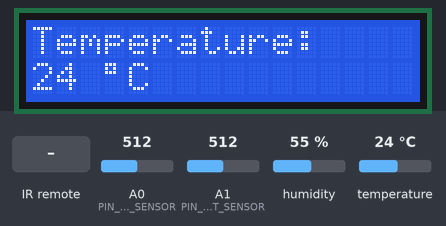
Bench run of a sketch on a simulated Arduino Uno, built for the host (arithmetic inside an expression is 32-bit, double 64-bit). Shown: 16×2 character LCD. The inputs (shaded band) are chosen by the test bench; at power-on: A0 (PIN_WATER_SENSOR) = 512, A1 (PIN_LIGHT_SENSOR) = 512, humidity 55 %, temperature 24 °C. What the sketch prints to the serial monitor is not drawn.

Above: at 2.7 s.
2.8 s: infrared code 0x3D9AE3F7 received
At 3.5 s:
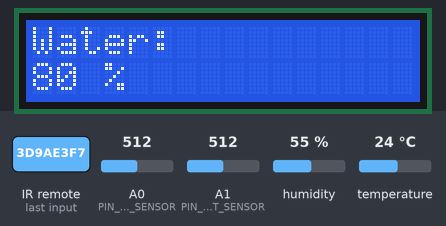
4.3 s: A0 (PIN_WATER_SENSOR) set to 30
At 4.31 s:
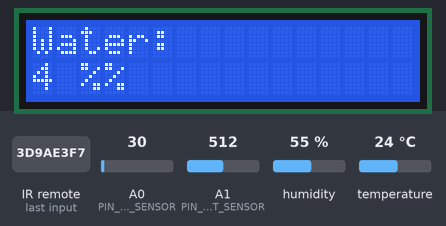
5.8 s: infrared code 0x6182021B received
At 6.2 s:
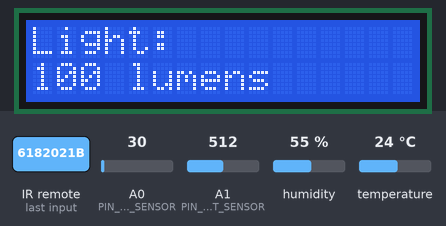
7.3 s: A1 (PIN_LIGHT_SENSOR) set to 306
At 7.31 s:
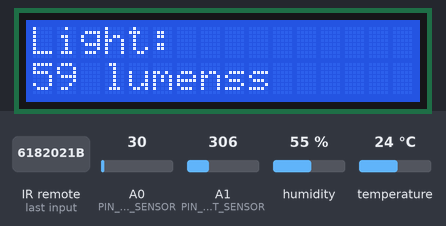
8.8 s: infrared code 0x8C22657B received
At 10.0 s:
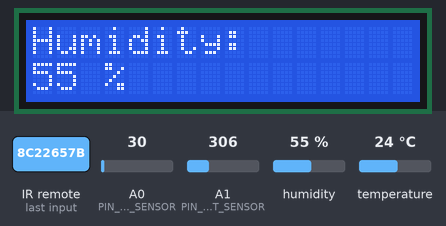
10.3 s: infrared code 0x3D9AE3F7 received
At 10.32 s:
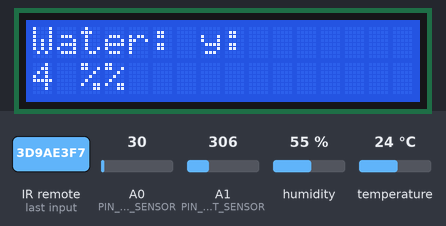
Timing chart, 0 to 12.8 s (numbered marks = the images above; inputs shaded):
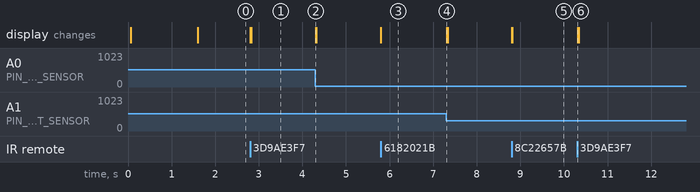

Measured:
- after the input at 2.8 s, the display: first changes at once (image 1 shows a later state)
- after the input at 4.3 s, the display: changes at once (image 2)
- after the input at 5.8 s, the display: changes at once (image 3)
- after the input at 7.3 s, the display: changes at once (image 4)
- after the input at 8.8 s, the display: first changes at once (image 5 shows a later state)
- after the input at 10.3 s, the display: changes at once (image 6)

The sketch:

weather-station.ino
```cpp
#include <LiquidCrystal.h>
#include <SimpleDHT.h>
#include <MFRC522.h>
#include <IRremote.h>

// Arduino digital pins
#define PIN_LCD_EN 0
#define PIN_LCD_RS 1
#define PIN_LCD_D7 2
#define PIN_LCD_D6 3
#define PIN_LCD_D5 4
#define PIN_LCD_D4 5
#define PIN_DHT11 6
#define PIN_IR_REMOTE 7
#define PIN_BUZZER 8
#define PIN_RFID_RST 9
#define PIN_RFID_SDA 10
#define PIN_RFID_MOSI 11
#define PIN_RFID_MISO 12
#define PIN_RFID_SCK 13

// Arduino analog pins
#define PIN_WATER_SENSOR A0
#define PIN_LIGHT_SENSOR A1

// IR Remote command keys
#define IR_COMMAND_1 0x9716BE3F
#define IR_COMMAND_2 0x3D9AE3F7
#define IR_COMMAND_3 0x6182021B
#define IR_COMMAND_4 0x8C22657B
#define IR_COMMAND_5 0x488F3CBB

// Liquid Crystal Display
LiquidCrystal lcd(PIN_LCD_RS, PIN_LCD_EN, PIN_LCD_D4, PIN_LCD_D5, PIN_LCD_D6, PIN_LCD_D7);

// Infrared Remote
IRrecv irrecv(PIN_IR_REMOTE);
decode_results ir_command;

// DHT11 sensor
SimpleDHT11 dht11(PIN_DHT11);

// Measured variables
byte temperature = 0;
byte humidity = 0;
byte water = 0;
byte light = 0;

long last = 0;
long mode_timer = 0;
long time_temp = 0;

// Modes
enum modes
{
  MODE_TEMPERATURE,
  MODE_HUMIDITY,
  MODE_LIGHT,
  MODE_WATER,
  MODE_RANDOM
};

int selected = MODE_TEMPERATURE;
int display_mode = MODE_TEMPERATURE;

void setup()
{
  // Serial.begin(9600);
  lcd.begin(16, 2);
  irrecv.enableIRIn();

  // Print a boot message
  print_LCD("*** WEATHER ***", "*** STATION ***");
  delay(1500);
  lcd.clear();
}

void loop()
{
  read_irremote();
  read_sensors();
  update_LCD();
}

void read_irremote()
{
  if (irrecv.decode(&ir_command))
  {
    Serial.println(ir_command.value, HEX);
    switch (ir_command.value)
    {
    case IR_COMMAND_1:
      display_mode = MODE_TEMPERATURE;
      break;

    case IR_COMMAND_2:
      display_mode = MODE_WATER;
      break;

    case IR_COMMAND_3:
      display_mode = MODE_LIGHT;
      break;

    case IR_COMMAND_4:
      display_mode = MODE_HUMIDITY;
      break;

    case IR_COMMAND_5:
      display_mode = MODE_RANDOM;
      break;

    default:
      break;
    }
    irrecv.resume();
  }
}

void readTemperatureAndHumiditySensor()
{

  if ((millis() - time_temp) > (1000))
  { // 1 SEC
    time_temp = millis();
    TIMSK2 = 0x00;
    int err = dht11.read(&temperature, &humidity, NULL);
    TIMSK2 = 0x02;
  }
}

void readWaterSensor()
{
  water = map(analogRead(PIN_WATER_SENSOR), 0, 640, 0, 100); // 640 TOP LIMIT
}

void readLightSensor()
{
  light = map(min(analogRead(PIN_LIGHT_SENSOR), 512), 0, 512, 0, 100); // 512 es mucha luz ya
}

void read_sensors()
{
  readWaterSensor();
  readLightSensor();
  readTemperatureAndHumiditySensor();
}

void print_LCD(String top_row, String bottom_row)
{
  if ((millis() - last) > (1000 / 20))
  { //FPS TOP
    last = millis();
    lcd.clear();
  }
  lcd.setCursor(0, 0);
  lcd.print(top_row);
  lcd.setCursor(0, 1);
  lcd.print(bottom_row);
}

void update_LCD()
{

  if ((millis() - mode_timer) > (1000))
  { // 1 SEC
    mode_timer = millis();
    selected++;
    if (selected > MODE_WATER)
    {
      selected = MODE_TEMPERATURE;
    }
  }

  switch (display_mode)
  {
  case MODE_TEMPERATURE:
    print_LCD("Temperature: ", String(temperature) + String(" \337C"));
    break;
  case MODE_HUMIDITY:
    print_LCD("Humidity: ", String(humidity) + String(" %"));
    break;
  case MODE_LIGHT:
    print_LCD("Light: ", String(light) + String(" lumens"));
    break;
  case MODE_WATER:
    print_LCD("Water: ", String(water) + String(" %"));
    break;
  case MODE_RANDOM:
    if ((millis() - mode_timer) > (1000))
    { // 1 SEC
      mode_timer = millis();
      selected++;
      if (selected > MODE_WATER)
      {
        selected = MODE_TEMPERATURE;
      }
    }
    display_mode = selected;
    break;
  default:
    print_LCD("", "");
    break;
  }
}
```
